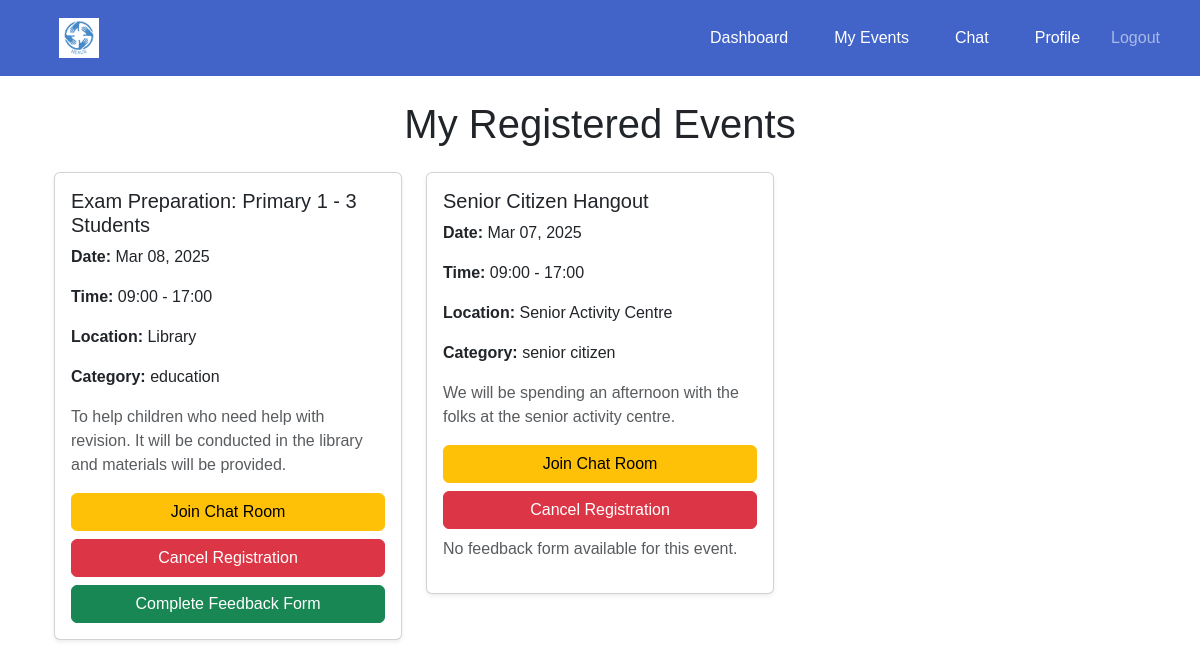
/events/my-events/ (signed in), run on an earlier commit of the app's database.
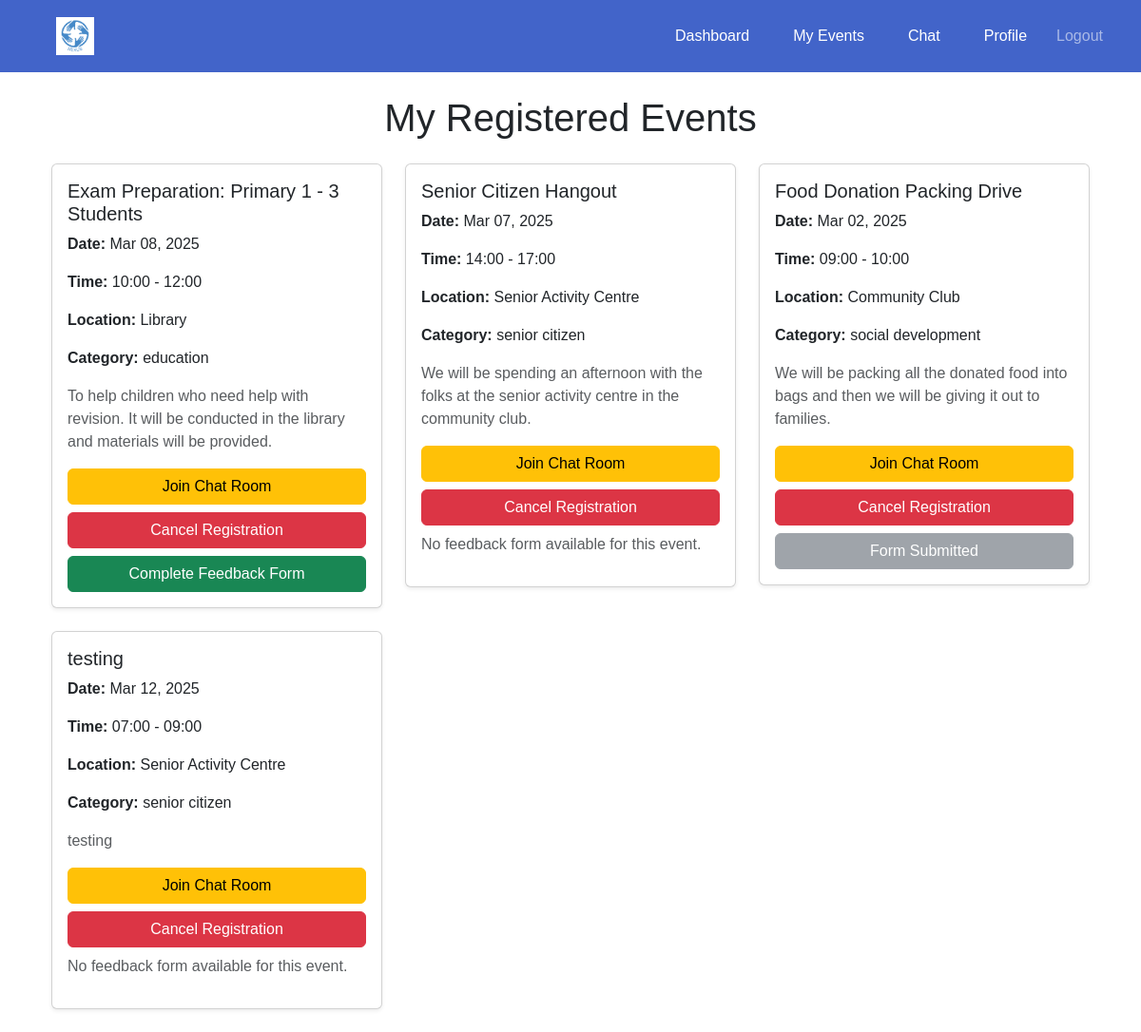
And on a later commit of the database.
### events/models.py (models this page shows, shortened)
class VolunteerEvent(models.Model):
    STATUS_CHOICES = [
        ('Registered', 'Registered'),
        ('Waiting List', 'Waiting List'),
    ]
    event = models.ForeignKey(Event, on_delete=models.CASCADE, related_name="registered_volunteers")
    volunteer = models.ForeignKey(settings.AUTH_USER_MODEL, on_delete=models.CASCADE, related_name="registered_events")
    registered_at = models.DateTimeField(auto_now_add=True)
    status = models.CharField(max_length=20, choices=STATUS_CHOICES, default='Registered')
    class Meta:
        unique_together = ('event', 'volunteer')  # Prevent duplicate registrations

class Event(models.Model):
    CATEGORY_CHOICES = [
        ('education', 'Education'),
        ('social development', 'Social Development'),
        ('senior citizen', 'Senior Citizen'),
    ]
    organisation = models.ForeignKey(settings.AUTH_USER_MODEL, on_delete=models.CASCADE)
    name = models.CharField(max_length=255)
    description = models.TextField()
    date = models.DateTimeField()
    start_time = models.TimeField(default=time(9, 0))  # Default: 09:00 AM
    end_time = models.TimeField(default=time(17, 0))  # Default: 05:00 PM
    location = models.CharField(max_length=255)
    volunteers_needed = models.PositiveIntegerField()
    roles_responsibilities = models.TextField()
    category = models.CharField(max_length=50, choices=CATEGORY_CHOICES, blank=False, default='Education')

### events/views.py (the view)
# urls.py: path('my-events/', views.volunteer_events, name='volunteer_events'),
@login_required
def volunteer_events(request):
    registered_events = VolunteerEvent.objects.filter(volunteer=request.user)
    for registration in registered_events:
        feedback_form = getattr(registration.event, "feedback_form", None)
        if feedback_form:
            feedback_exists = FeedbackResponse.objects.filter(
                feedback_form=feedback_form,
                volunteer=request.user
            ).exists()
            registration.has_submitted_feedback = feedback_exists
        else:
            registration.has_submitted_feedback = None  # No feedback form exists
    return render(request, 'events/volunteer_events.html', {
        'registered_events': registered_events,
    })

### events/templates/events/volunteer_events.html (shortened to what this page needs)
{% extends 'base.html' %}
{% block content %}
<div class="container mt-4">
    <h1 class="text-center mb-4">My Registered Events</h1>
    {% if registered_events %}
        <div class="row">
            {% for registration in registered_events %}
                <div class="col-md-6 col-lg-4">
                    <div class="card shadow-sm mb-4">
                        <div class="card-body">
                            <h5 class="card-title">{{ registration.event.name }}</h5>
                            <p><strong>Date:</strong> {{ registration.event.date|date:"M d, Y" }}</p>
                            <p><strong>Time:</strong> {{ registration.event.start_time|time:"H:i" }} - {{ registration.event.end_time|time:"H:i" }}</p>
                            <p><strong>Location:</strong> {{ registration.event.location }}</p>
                            <p><strong>Category:</strong> {{ registration.event.category }}</p>
                            <p class="text-muted">{{ registration.event.description }}</p>
                            <div class="d-grid gap-2">
                                <a href="{% url 'chat:chat_room' registration.event.id %}" class="btn btn-warning w-100">
                                     Join Chat Room
                                </a>
                                <form action="{% url 'events:cancel_registration' registration.event.id %}" method="post">
                                    <button type="submit" class="btn btn-danger w-100">
                                         Cancel Registration
                                    </button>
                                </form>
                                {% if registration.event.feedback_form %}
                                    {% if registration.event.feedback_form.published %}
                                        {% if registration.has_submitted_feedback %}
                                            <button class="btn btn-secondary w-100" disabled>
                                                 Form Submitted
                                            </button>
                                        {% else %}
                                            <a href="{% url 'events:complete_feedback' registration.event.id %}" class="btn btn-success w-100">
                                                 Complete Feedback Form
                                            </a>
                                        {% endif %}
                                    {% else %}
                                        <p class="text-danger"><strong>The feedback form has not been published yet.</strong></p>
                                    {% endif %}
                                {% else %}
                                    <p class="text-muted">No feedback form available for this event.</p>
                                {% endif %}
                            </div>
                        </div>
                    </div>
                </div>
            {% endfor %}
        </div>
    {% else %}
        <div class="alert alert-info text-center">
            <p>You haven't registered for any events yet.</p>
        </div>
    {% endif %}
</div>
{% endblock %}

### templates/base.html (shortened to what this page needs)
{% load static %}
<!DOCTYPE html>
<html lang="en">
<head>
    <link rel="stylesheet" href="https://cdn.jsdelivr.net/npm/bootstrap@5.3.0/dist/css/bootstrap.min.css">
</head>
<body>
<nav class="navbar navbar-expand-lg navbar-dark">
    <div class="container-fluid">
        <a class="navbar-brand" href="{% if request.user.user_type == 'organisation' %}{% url 'events:organisation_dashboard' %}{% else %}{% url 'events:volunteer_dashboard' %}{% endif %}">
            <img src="{% static 'images/Nexus_logo.png' %}" alt="Logo" height="40">
        </a>
        <div class="collapse navbar-collapse" id="navbarNav">
            <ul class="navbar-nav ms-auto">
                <li class="nav-item">
                    <a class="nav-link" href="{% if request.user.user_type == 'organisation' %}{% url 'events:organisation_dashboard' %}{% else %}{% url 'events:volunteer_dashboard' %}{% endif %}">Dashboard</a>
                </li>
                <li class="nav-item">
                    <a class="nav-link" href="{% if request.user.user_type == 'organisation' %}{% url 'events:organisation_events' %}{% else %}{% url 'events:volunteer_events' %}{% endif %}">My Events</a>
                </li>
                <li class="nav-item">
                    <a class="nav-link" href="{% url 'chat:chat_home' %}">Chat</a>
                </li>
                {% if request.user.is_authenticated %}
                    <li class="nav-item">
                        <a class="nav-link" href="{% url 'accounts:profile' %}">Profile</a>
                    </li>
                    <li class="nav-item">
                        <form action="{% url 'accounts:logout' %}" method="post" class="d-inline">
                            <button type="submit" class="btn btn-link nav-link">Logout</button>
                        </form>
                    </li>
                {% endif %}
            </ul>
        </div>
    </div>
</nav>
<div class="container mt-4">
    {% block content %}
    {% endblock %}
</div>
</body>
</html>

### templates/base.html (style rules this page uses)
body { margin: 0; font-family: Arial, sans-serif; }
.navbar { display: flex; justify-content: space-between; align-items: center; background-color: #4264c9; padding: 10px 20px; }
.navbar img { height: 40px; cursor: pointer; }
.navbar a { color: rgb(255, 255, 255); text-decoration: none; margin: 0 15px; padding: 8px 12px; border-radius: 5px; }

What changed in the data, as far as the page shows it:
changed through a linked row, VolunteerEvent "Exam Preparation: Primary 1 - 3 Students": event.start_time "09:00" → "10:00"; event.end_time "17:00" → "12:00"
changed through a linked row, VolunteerEvent "Senior Citizen Hangout": event.start_time "09:00" → "14:00"; event.description "We will be spending an afternoon with the folks at the senior activity centre." → "We will be spending an afternoon with the folks at the senior activity centre in the community club."
added VolunteerEvent: event.name "Food Donation Packing Drive", event "Mar 02, 2025", event.start_time "09:00", event.end_time "10:00", event.location "Community Club", event.category "social development", event.description "We will be packing all the donated food into bags and then we will be giving it out to families.", shows "Form Submitted"
added VolunteerEvent: event.name "testing", event "Mar 12, 2025", event.start_time "07:00", event.end_time "09:00", event.location "Senior Activity Centre", event.category "senior citizen", event.description "testing", shows "No feedback form available for this event."
